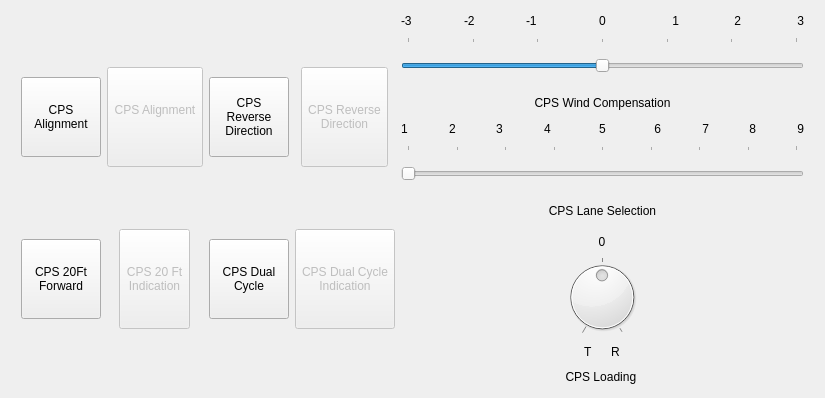
      <widget class="QWidget" name="chassisPage">
       <layout class="QGridLayout" name="gridLayout_4">
        <item row="0" column="0" rowspan="2">
         <layout class="QGridLayout" name="gridLayout_7">
          <property name="leftMargin">
           <number>10</number>
          </property>
          <property name="horizontalSpacing">
           <number>6</number>
          </property>
          <item row="0" column="0" alignment="Qt::AlignHCenter">
           <widget class="QPushButton" name="cpsAlignmentButton">
            <property name="minimumSize">
             <size>
              <width>80</width>
              <height>80</height>
             </size>
            </property>
            <property name="maximumSize">
             <size>
              <width>80</width>
              <height>80</height>
             </size>
            </property>
            <property name="text">
             <string>CPS
Alignment</string>
            </property>
            <property name="checkable">
             <bool>true</bool>
            </property>
           </widget>
          </item>
          <item row="1" column="2" alignment="Qt::AlignHCenter">
           <widget class="QPushButton" name="cpsDualCycleButton">
            <property name="minimumSize">
             <size>
              <width>80</width>
              <height>80</height>
             </size>
            </property>
            <property name="maximumSize">
             <size>
              <width>80</width>
              <height>80</height>
             </size>
            </property>
            <property name="text">
             <string>CPS Dual
Cycle</string>
            </property>
            <property name="checkable">
             <bool>true</bool>
            </property>
           </widget>
          </item>
          <item row="0" column="2" alignment="Qt::AlignHCenter">
           <widget class="QPushButton" name="cpsReverseDirectionButton">
            <property name="minimumSize">
             <size>
              <width>80</width>
              <height>80</height>
             </size>
            </property>
            <property name="maximumSize">
             <size>
              <width>80</width>
              <height>80</height>
             </size>
            </property>
            <property name="styleSheet">
             <string notr="true"/>
            </property>
            <property name="text">
             <string>CPS
Reverse
Direction</string>
            </property>
            <property name="checkable">
             <bool>true</bool>
            </property>
           </widget>
          </item>
          <item row="1" column="0" alignment="Qt::AlignHCenter">
           <widget class="QPushButton" name="cpsTwentyFtButton">
            <property name="minimumSize">
             <size>
              <width>80</width>
              <height>80</height>
             </size>
            </property>
            <property name="maximumSize">
             <size>
              <width>80</width>
              <height>80</height>
             </size>
            </property>
            <property name="text">
             <string>CPS 20Ft
Forward</string>
            </property>
            <property name="checkable">
             <bool>true</bool>
            </property>
           </widget>
          </item>
          <item row="0" column="1" alignment="Qt::AlignHCenter">
           <widget class="QToolButton" name="cpsAlignmentIndication">
            <property name="enabled">
             <bool>false</bool>
            </property>
            <property name="sizePolicy">
             <sizepolicy hsizetype="Fixed" vsizetype="Fixed">
              <horstretch>0</horstretch>
              <verstretch>0</verstretch>
             </sizepolicy>
            </property>
            <property name="minimumSize">
             <size>
              <width>0</width>
              <height>100</height>
             </size>
            </property>
            <property name="maximumSize">
             <size>
              <width>16777215</width>
              <height>100</height>
             </size>
            </property>
            <property name="text">
             <string>CPS Alignment
</string>
            </property>
            <property name="icon">
             <iconset>
              <normaloff>UI/resources/greenlight.png</normaloff>UI/resources/greenlight.png</iconset>
            </property>
            <property name="iconSize">
             <size>
              <width>80</width>
              <height>80</height>
             </size>
            </property>
            <property name="checkable">
             <bool>true</bool>
            </property>
            <property name="toolButtonStyle">
             <enum>Qt::ToolButtonTextUnderIcon</enum>
            </property>
           </widget>
          </item>
          <item row="0" column="3" alignment="Qt::AlignHCenter">
           <widget class="QToolButton" name="cpsReverseDirectionIndication">
            <property name="enabled">
             <bool>false</bool>
            </property>
            <property name="sizePolicy">
             <sizepolicy hsizetype="Fixed" vsizetype="Fixed">
              <horstretch>0</horstretch>
              <verstretch>0</verstretch>
             </sizepolicy>
            </property>
            <property name="minimumSize">
             <size>
              <width>0</width>
              <height>100</height>
             </size>
            </property>
            <property name="maximumSize">
             <size>
              <width>16777215</width>
              <height>100</height>
             </size>
            </property>
            <property name="text">
             <string>CPS Reverse
Direction</string>
            </property>
            <property name="icon">
             <iconset>
              <normaloff>UI/resources/greenlight.png</normaloff>UI/resources/greenlight.png</iconset>
            </property>
            <property name="iconSize">
             <size>
              <width>80</width>
              <height>80</height>
             </size>
            </property>
            <property name="checkable">
             <bool>true</bool>
            </property>
            <property name="toolButtonStyle">
             <enum>Qt::ToolButtonTextUnderIcon</enum>
            </property>
           </widget>
          </item>
          <item row="1" column="1" alignment="Qt::AlignHCenter">
           <widget class="QToolButton" name="cpsTwentyFtIndication">
            <property name="enabled">
             <bool>false</bool>
            </property>
            <property name="sizePolicy">
             <sizepolicy hsizetype="Fixed" vsizetype="Fixed">
              <horstretch>0</horstretch>
              <verstretch>0</verstretch>
             </sizepolicy>
            </property>
            <property name="minimumSize">
             <size>
              <width>0</width>
              <height>100</height>
             </size>
            </property>
            <property name="maximumSize">
             <size>
              <width>16777215</width>
              <height>100</height>
             </size>
            </property>
            <property name="text">
             <string>CPS 20 Ft
Indication</string>
            </property>
            <property name="icon">
             <iconset>
              <normaloff>UI/resources/greenlight.png</normaloff>UI/resources/greenlight.png</iconset>
            </property>
            <property name="iconSize">
             <size>
              <width>80</width>
              <height>80</height>
             </size>
            </property>
            <property name="checkable">
             <bool>true</bool>
            </property>
            <property name="toolButtonStyle">
             <enum>Qt::ToolButtonTextUnderIcon</enum>
            </property>
           </widget>
          </item>
          <item row="1" column="3" alignment="Qt::AlignHCenter">
           <widget class="QToolButton" name="cpsDualCycleIndication">
            <property name="enabled">
             <bool>false</bool>
            </property>
            <property name="sizePolicy">
             <sizepolicy hsizetype="Fixed" vsizetype="Fixed">
              <horstretch>0</horstretch>
              <verstretch>0</verstretch>
             </sizepolicy>
            </property>
            <property name="minimumSize">
             <size>
              <width>0</width>
              <height>100</height>
             </size>
            </property>
            <property name="maximumSize">
             <size>
              <width>16777215</width>
              <height>100</height>
             </size>
            </property>
            <property name="text">
             <string>CPS Dual Cycle
Indication</string>
            </property>
            <property name="icon">
             <iconset>
              <normaloff>UI/resources/greenlight.png</normaloff>UI/resources/greenlight.png</iconset>
            </property>
            <property name="iconSize">
             <size>
              <width>80</width>
              <height>80</height>
             </size>
            </property>
            <property name="checkable">
             <bool>true</bool>
            </property>
            <property name="toolButtonStyle">
             <enum>Qt::ToolButtonTextUnderIcon</enum>
            </property>
           </widget>
          </item>
         </layout>
        </item>
        <item row="0" column="1" colspan="2">
         <layout class="QVBoxLayout" name="verticalLayout_3">
          <property name="rightMargin">
           <number>10</number>
          </property>
          <item>
           <layout class="QHBoxLayout" name="horizontalLayout_3">
            <property name="spacing">
             <number>35</number>
            </property>
            <property name="sizeConstraint">
             <enum>QLayout::SetFixedSize</enum>
            </property>
            <item>
             <widget class="QLabel" name="label_10">
              <property name="minimumSize">
               <size>
                <width>20</width>
                <height>20</height>
               </size>
              </property>
              <property name="maximumSize">
               <size>
                <width>16777215</width>
                <height>20</height>
               </size>
              </property>
              <property name="text">
               <string>-3</string>
              </property>
              <property name="alignment">
               <set>Qt::AlignLeading|Qt::AlignLeft|Qt::AlignVCenter</set>
              </property>
             </widget>
            </item>
            <item>
             <widget class="QLabel" name="label_12">
              <property name="minimumSize">
               <size>
                <width>20</width>
                <height>20</height>
               </size>
              </property>
              <property name="maximumSize">
               <size>
                <width>16777215</width>
                <height>20</height>
               </size>
              </property>
              <property name="text">
               <string>-2</string>
              </property>
              <property name="alignment">
               <set>Qt::AlignLeading|Qt::AlignLeft|Qt::AlignVCenter</set>
              </property>
             </widget>
            </item>
            <item>
             <widget class="QLabel" name="label_11">
              <property name="minimumSize">
               <size>
                <width>20</width>
                <height>20</height>
               </size>
              </property>
              <property name="maximumSize">
               <size>
                <width>16777215</width>
                <height>20</height>
               </size>
              </property>
              <property name="text">
               <string>-1</string>
              </property>
              <property name="alignment">
               <set>Qt::AlignLeading|Qt::AlignLeft|Qt::AlignVCenter</set>
              </property>
             </widget>
            </item>
            <item>
             <widget class="QLabel" name="label_9">
              <property name="minimumSize">
               <size>
                <width>20</width>
                <height>20</height>
               </size>
              </property>
              <property name="maximumSize">
               <size>
                <width>16777215</width>
                <height>20</height>
               </size>
              </property>
              <property name="text">
               <string>0</string>
              </property>
              <property name="alignment">
               <set>Qt::AlignCenter</set>
              </property>
             </widget>
            </item>
            <item>
             <widget class="QLabel" name="label_8">
              <property name="minimumSize">
               <size>
                <width>20</width>
                <height>20</height>
               </size>
              </property>
              <property name="maximumSize">
               <size>
                <width>16777215</width>
                <height>20</height>
               </size>
              </property>
              <property name="text">
               <string>1</string>
              </property>
              <property name="alignment">
               <set>Qt::AlignRight|Qt::AlignTrailing|Qt::AlignVCenter</set>
              </property>
             </widget>
            </item>
            <item>
             <widget class="QLabel" name="label_7">
              <property name="minimumSize">
               <size>
                <width>20</width>
                <height>20</height>
               </size>
              </property>
              <property name="maximumSize">
               <size>
                <width>16777215</width>
                <height>20</height>
               </size>
              </property>
              <property name="text">
               <string>2</string>
              </property>
              <property name="alignment">
               <set>Qt::AlignRight|Qt::AlignTrailing|Qt::AlignVCenter</set>
              </property>
             </widget>
            </item>
            <item>
             <widget class="QLabel" name="label_6">
              <property name="minimumSize">
               <size>
                <width>20</width>
                <height>20</height>
               </size>
              </property>
              <property name="maximumSize">
               <size>
                <width>16777215</width>
                <height>20</height>
               </size>
              </property>
              <property name="text">
               <string>3</string>
              </property>
              <property name="alignment">
               <set>Qt::AlignRight|Qt::AlignTrailing|Qt::AlignVCenter</set>
              </property>
             </widget>
            </item>
           </layout>
          </item>
          <item>
           <widget class="QSlider" name="windCompensationSlider">
            <property name="sizePolicy">
             <sizepolicy hsizetype="Expanding" vsizetype="Fixed">
              <horstretch>0</horstretch>
              <verstretch>0</verstretch>
             </sizepolicy>
            </property>
            <property name="minimumSize">
             <size>
              <width>403</width>
              <height>50</height>
             </size>
            </property>
            <property name="maximumSize">
             <size>
              <width>16777215</width>
              <height>50</height>
             </size>
            </property>
            <property name="minimum">
             <number>1</number>
            </property>
            <property name="maximum">
             <number>7</number>
            </property>
            <property name="singleStep">
             <number>1</number>
            </property>
            <property name="pageStep">
             <number>0</number>
            </property>
            <property name="value">
             <number>4</number>
            </property>
            <property name="orientation">
             <enum>Qt::Horizontal</enum>
            </property>
            <property name="invertedAppearance">
             <bool>false</bool>
            </property>
            <property name="tickPosition">
             <enum>QSlider::TicksAbove</enum>
            </property>
            <property name="tickInterval">
             <number>1</number>
            </property>
           </widget>
          </item>
          <item>
           <widget class="QLabel" name="label_2">
            <property name="minimumSize">
             <size>
              <width>0</width>
              <height>20</height>
             </size>
            </property>
            <property name="maximumSize">
             <size>
              <width>16777215</width>
              <height>20</height>
             </size>
            </property>
            <property name="text">
             <string>CPS Wind Compensation</string>
            </property>
            <property name="alignment">
             <set>Qt::AlignCenter</set>
            </property>
           </widget>
          </item>
         </layout>
        </item>
        <item row="1" column="1" colspan="2">
         <layout class="QVBoxLayout" name="verticalLayout_4">
          <property name="rightMargin">
           <number>10</number>
          </property>
          <item>
           <layout class="QHBoxLayout" name="horizontalLayout_4">
            <property name="spacing">
             <number>25</number>
            </property>
            <property name="sizeConstraint">
             <enum>QLayout::SetFixedSize</enum>
            </property>
            <item>
             <widget class="QLabel" name="label_17">
              <property name="minimumSize">
               <size>
                <width>20</width>
                <height>20</height>
               </size>
              </property>
              <property name="maximumSize">
               <size>
                <width>16777215</width>
                <height>20</height>
               </size>
              </property>
              <property name="text">
               <string>1</string>
              </property>
             </widget>
            </item>
            <item>
             <widget class="QLabel" name="label_21">
              <property name="minimumSize">
               <size>
                <width>20</width>
                <height>20</height>
               </size>
              </property>
              <property name="maximumSize">
               <size>
                <width>16777215</width>
                <height>20</height>
               </size>
              </property>
              <property name="text">
               <string>2</string>
              </property>
             </widget>
            </item>
            <item>
             <widget class="QLabel" name="label_20">
              <property name="minimumSize">
               <size>
                <width>20</width>
                <height>20</height>
               </size>
              </property>
              <property name="maximumSize">
               <size>
                <width>16777215</width>
                <height>20</height>
               </size>
              </property>
              <property name="text">
               <string>3</string>
              </property>
             </widget>
            </item>
            <item>
             <widget class="QLabel" name="label_16">
              <property name="minimumSize">
               <size>
                <width>20</width>
                <height>20</height>
               </size>
              </property>
              <property name="maximumSize">
               <size>
                <width>16777215</width>
                <height>20</height>
               </size>
              </property>
              <property name="text">
               <string>4</string>
              </property>
             </widget>
            </item>
            <item>
             <widget class="QLabel" name="label_18">
              <property name="minimumSize">
               <size>
                <width>20</width>
                <height>20</height>
               </size>
              </property>
              <property name="maximumSize">
               <size>
                <width>16777215</width>
                <height>20</height>
               </size>
              </property>
              <property name="text">
               <string>5</string>
              </property>
              <property name="alignment">
               <set>Qt::AlignCenter</set>
              </property>
             </widget>
            </item>
            <item>
             <widget class="QLabel" name="label_15">
              <property name="minimumSize">
               <size>
                <width>20</width>
                <height>20</height>
               </size>
              </property>
              <property name="maximumSize">
               <size>
                <width>16777215</width>
                <height>20</height>
               </size>
              </property>
              <property name="text">
               <string>6</string>
              </property>
              <property name="alignment">
               <set>Qt::AlignRight|Qt::AlignTrailing|Qt::AlignVCenter</set>
              </property>
             </widget>
            </item>
            <item>
             <widget class="QLabel" name="label_19">
              <property name="minimumSize">
               <size>
                <width>20</width>
                <height>20</height>
               </size>
              </property>
              <property name="maximumSize">
               <size>
                <width>16777215</width>
                <height>20</height>
               </size>
              </property>
              <property name="text">
               <string>7</string>
              </property>
              <property name="alignment">
               <set>Qt::AlignRight|Qt::AlignTrailing|Qt::AlignVCenter</set>
              </property>
             </widget>
            </item>
            <item>
             <widget class="QLabel" name="label_14">
              <property name="minimumSize">
               <size>
                <width>20</width>
                <height>20</height>
               </size>
              </property>
              <property name="maximumSize">
               <size>
                <width>16777215</width>
                <height>20</height>
               </size>
              </property>
              <property name="text">
               <string>8</string>
              </property>
              <property name="alignment">
               <set>Qt::AlignRight|Qt::AlignTrailing|Qt::AlignVCenter</set>
              </property>
             </widget>
            </item>
            <item>
             <widget class="QLabel" name="label_13">
              <property name="minimumSize">
               <size>
                <width>20</width>
                <height>20</height>
               </size>
              </property>
              <property name="maximumSize">
               <size>
                <width>16777215</width>
                <height>20</height>
               </size>
              </property>
              <property name="text">
               <string>9</string>
              </property>
              <property name="alignment">
               <set>Qt::AlignRight|Qt::AlignTrailing|Qt::AlignVCenter</set>
              </property>
             </widget>
            </item>
           </layout>
          </item>
          <item>
           <widget class="QSlider" name="laneSelectionSlider">
            <property name="sizePolicy">
             <sizepolicy hsizetype="Expanding" vsizetype="Fixed">
              <horstretch>0</horstretch>
              <verstretch>0</verstretch>
             </sizepolicy>
            </property>
            <property name="minimumSize">
             <size>
              <width>403</width>
              <height>50</height>
             </size>
            </property>
            <property name="maximumSize">
             <size>
              <width>16777215</width>
              <height>50</height>
             </size>
            </property>
            <property name="minimum">
             <number>1</number>
            </property>
            <property name="maximum">
             <number>9</number>
            </property>
            <property name="pageStep">
             <number>0</number>
            </property>
            <property name="orientation">
             <enum>Qt::Horizontal</enum>
            </property>
            <property name="invertedAppearance">
             <bool>false</bool>
            </property>
            <property name="tickPosition">
             <enum>QSlider::TicksAbove</enum>
            </property>
            <property name="tickInterval">
             <number>1</number>
            </property>
           </widget>
          </item>
          <item>
           <widget class="QLabel" name="label_4">
            <property name="minimumSize">
             <size>
              <width>0</width>
              <height>20</height>
             </size>
            </property>
            <property name="maximumSize">
             <size>
              <width>16777215</width>
              <height>20</height>
             </size>
            </property>
            <property name="text">
             <string>CPS Lane Selection</string>
            </property>
            <property name="alignment">
             <set>Qt::AlignCenter</set>
            </property>
           </widget>
          </item>
          <item>
           <layout class="QVBoxLayout" name="verticalLayout_2">
            <property name="spacing">
             <number>0</number>
            </property>
            <property name="sizeConstraint">
             <enum>QLayout::SetFixedSize</enum>
            </property>
            <item alignment="Qt::AlignHCenter">
             <widget class="QLabel" name="label">
              <property name="minimumSize">
               <size>
                <width>30</width>
                <height>30</height>
               </size>
              </property>
              <property name="maximumSize">
               <size>
                <width>30</width>
                <height>30</height>
               </size>
              </property>
              <property name="text">
               <string>0</string>
              </property>
              <property name="alignment">
               <set>Qt::AlignCenter</set>
              </property>
             </widget>
            </item>
            <item alignment="Qt::AlignHCenter">
             <widget class="QDial" name="cpsModeDial">
              <property name="sizePolicy">
               <sizepolicy hsizetype="Expanding" vsizetype="Expanding">
                <horstretch>0</horstretch>
                <verstretch>0</verstretch>
               </sizepolicy>
              </property>
              <property name="minimumSize">
               <size>
                <width>80</width>
                <height>80</height>
               </size>
              </property>
              <property name="maximumSize">
               <size>
                <width>80</width>
                <height>80</height>
               </size>
              </property>
              <property name="minimum">
               <number>-1</number>
              </property>
              <property name="maximum">
               <number>1</number>
              </property>
              <property name="value">
               <number>0</number>
              </property>
              <property name="sliderPosition">
               <number>0</number>
              </property>
              <property name="invertedAppearance">
               <bool>false</bool>
              </property>
              <property name="invertedControls">
               <bool>false</bool>
              </property>
              <property name="notchTarget">
               <double>0.000000000000000</double>
              </property>
              <property name="notchesVisible">
               <bool>true</bool>
              </property>
             </widget>
            </item>
            <item alignment="Qt::AlignHCenter">
             <widget class="QLabel" name="label_3">
              <property name="minimumSize">
               <size>
                <width>30</width>
                <height>30</height>
               </size>
              </property>
              <property name="maximumSize">
               <size>
                <width>100</width>
                <height>30</height>
               </size>
              </property>
              <property name="text">
               <string>T      R</string>
              </property>
              <property name="alignment">
               <set>Qt::AlignLeading|Qt::AlignLeft|Qt::AlignVCenter</set>
              </property>
              <property name="margin">
               <number>10</number>
              </property>
             </widget>
            </item>
            <item>
             <widget class="QLabel" name="label_5">
              <property name="sizePolicy">
               <sizepolicy hsizetype="Preferred" vsizetype="Preferred">
                <horstretch>0</horstretch>
                <verstretch>0</verstretch>
               </sizepolicy>
              </property>
              <property name="minimumSize">
               <size>
                <width>0</width>
                <height>20</height>
               </size>
              </property>
              <property name="maximumSize">
               <size>
                <width>16777215</width>
                <height>20</height>
               </size>
              </property>
              <property name="text">
               <string>CPS Loading </string>
              </property>
              <property name="alignment">
               <set>Qt::AlignCenter</set>
              </property>
             </widget>
            </item>
           </layout>
          </item>
         </layout>
        </item>
       </layout>
      </widget>
